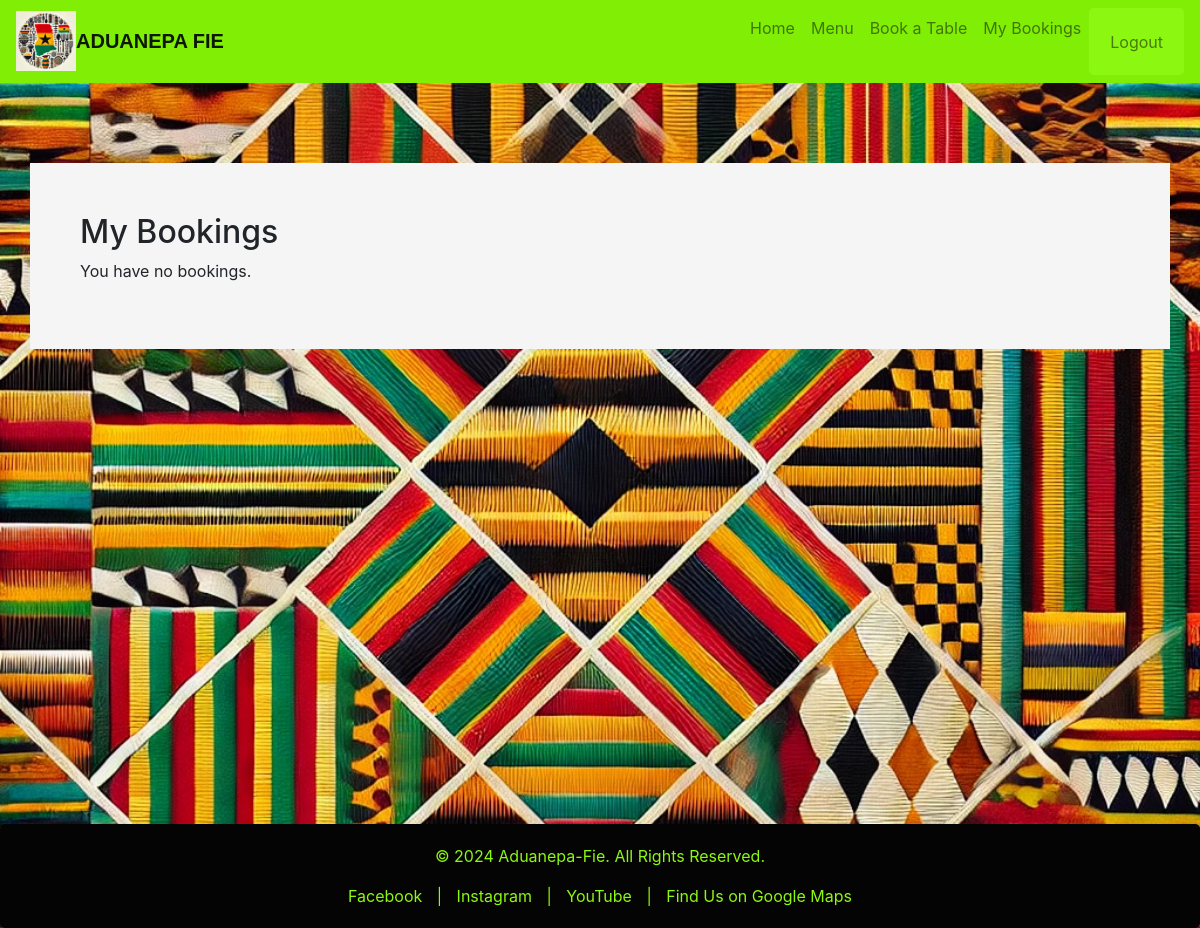
The page /my_bookings/ (signed in) on the database as committed earlier.
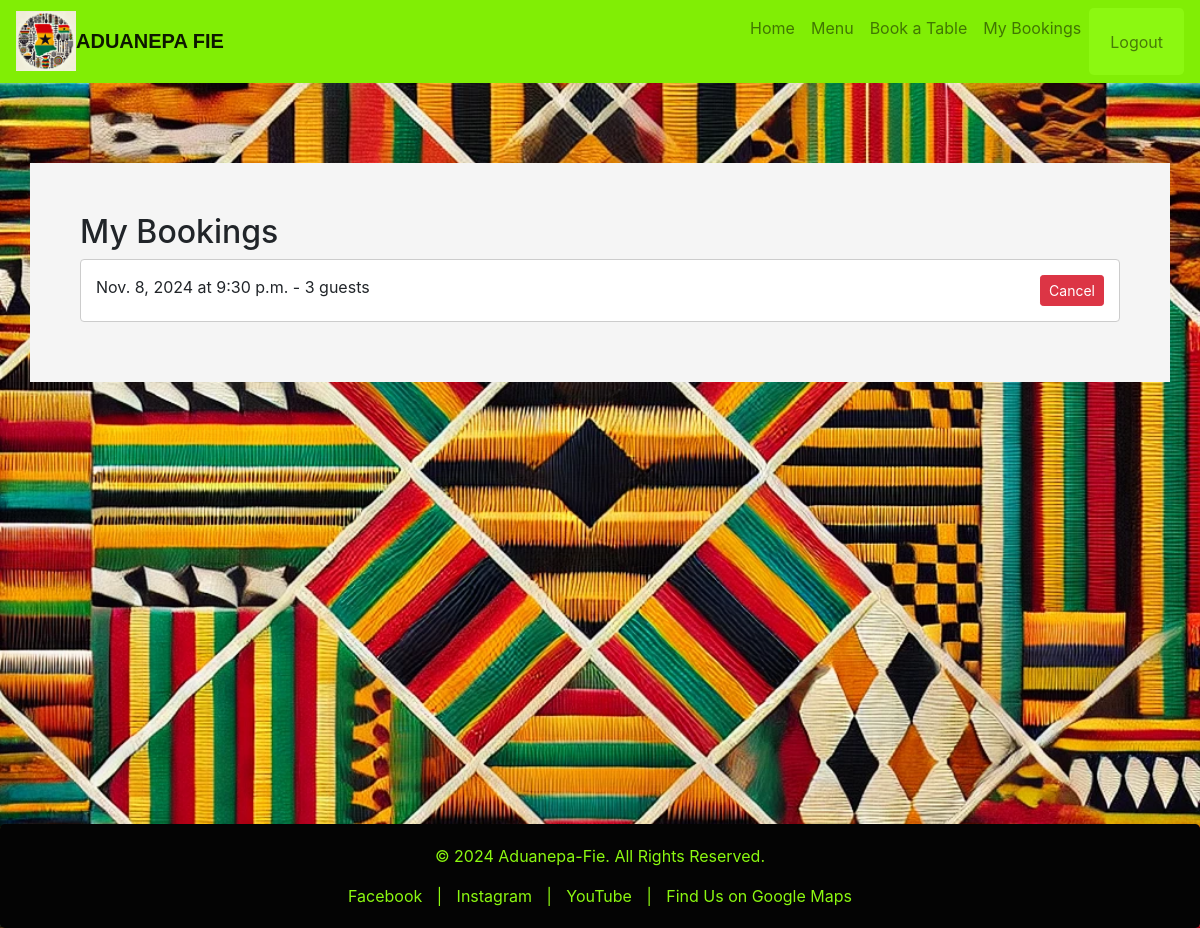
The same page on the database as committed later.
### bookings/models.py (models this page shows, shortened)
class Booking(models.Model):
    user = models.ForeignKey(User, on_delete=models.CASCADE)
    table = models.ForeignKey(Table, on_delete=models.CASCADE)
    date = models.DateField()
    time = models.TimeField()
    guests = models.IntegerField()
    created_at = models.DateTimeField(auto_now_add=True)

### bookings/views.py (the view)
# urls.py: path('my_bookings/', views.my_bookings, name='my_bookings'),
@login_required
def my_bookings(request):
    bookings = Booking.objects.filter(user=request.user)
    return render(request, 'my_bookings.html', {'bookings': bookings})

### templates/my_bookings.html (shortened to what this page needs)
{% extends 'base.html' %}
{% block content %}
    <h2>My Bookings</h2>
    {% if bookings %}
        <ul class="list-group">
        {% for booking in bookings %}
            <li class="list-group-item">
                {{ booking.date }} at {{ booking.time }} - {{ booking.guests }} guests
                <a href="{% url 'cancel_booking' booking.id %}" class="btn btn-danger btn-sm float-right">Cancel</a>
            </li>
        {% endfor %}
        </ul>
    {% else %}
        <p>You have no bookings.</p>
    {% endif %}
{% endblock %}

Rows that differ between the two databases and show on the page:
added Booking: date "Nov. 8, 2024", time "9:30 p.m.", guests "3"
Other text that changed with them:
text no longer shown: "You have no bookings."
